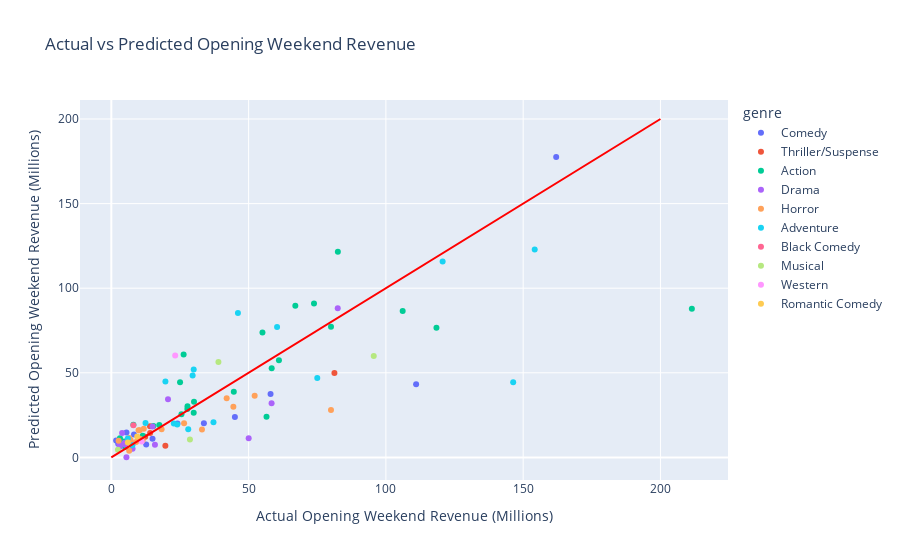

The notebook cell saved with this chart:
### Code cell
# print actual vs predicted

results_df_glm = pd.DataFrame({'predicted': pred_glm, 'actual': y_test})

results_df_glm['predicted'] = results_df_glm['predicted'] / 1000000
results_df_glm['actual'] = results_df_glm['actual'] / 1000000
results_df_glm['title'] = X_test['title']
results_df_glm['source'] = X_test['source']
results_df_glm['distributor_slug'] = X_test['distributor_slug']
results_df_glm['genre'] = X_test['genre']
results_df_glm['creative_type'] = X_test['creative_type']
results_df_glm['production_method'] = X_test['production_method']
results_df_glm['mpaa_rating'] = X_test['mpaa_rating']
results_df_glm['metacritic_before_wide_friday_calculated'] = X_test['metacritic_before_wide_friday_calculated']
results_df_glm['wikipedia_pre_release_cumulative_views'] = X_test['wikipedia_pre_release_cumulative_views']
results_df_glm['budget'] = X_test['budget']
results_df_glm['log_budget'] = X_test['log_budget']
results_df_glm['log_opening_wide_revenue'] = X_test['log_opening_wide_revenue']
results_df_glm['sqrt_wikipedia_pre_release_cumulative_views'] = X_test['sqrt_wikipedia_pre_release_cumulative_views']
results_df_glm['weighted_cast_median_box_office'] = X_test['weighted_cast_median_box_office']
results_df_glm['weighted_crew_median_box_office'] = X_test['weighted_crew_median_box_office']
results_df_glm['weighted_crew_mean_box_office'] = X_test['weighted_crew_mean_box_office']
results_df_glm['weighted_cast_mean_box_office'] = X_test['weighted_cast_mean_box_office']
results_df_glm['sum_crew_box_office'] = X_test['sum_crew_box_office']
results_df_glm['sum_cast_box_office'] = X_test['sum_cast_box_office']


# results_df_glm.to_csv('glm_results.csv', index=False)

# Create the scatter plot
fig = px.scatter(
    results_df_glm,
    x='actual',
    y='predicted',
    color='genre',
    labels={
        'actual': 'Actual Opening Weekend Revenue (Millions)',
        'predicted': 'Predicted Opening Weekend Revenue (Millions)'
    },
    title='Actual vs Predicted Opening Weekend Revenue',
    hover_name='title'
)

# Add the diagonal line
fig.add_trace(
    go.Scatter(
        x=[0, 200],
        y=[0, 200],
        mode='lines',
        line=dict(color='red'),
        showlegend=False
    )
)

# Show the plot
fig.show()

### Figure 1 — Plotly figure (JSON) as saved in the notebook; plotly's stock layout.template omitted (floating-point values rounded to 4 significant figures)
{"data": [{"hovertemplate": "<b>%{hovertext}</b><br><br>genre=Comedy<br>Actual Opening Weekend Revenue (Millions)=%{x}<br>Predicted Opening Weekend Revenue (Millions)=%{y}<extra></extra>", "hovertext": ["80 for Brady", "Are You There God? It’s Me, Margaret", "No Hard Feelings", "Ruby Gillman, Teenage Kraken", "Barbie", "Haunted Mansion", "Strays", "Dumb Money", "Next Goal Wins", "American Fiction", "Kung Fu Panda 4", "Ghostbusters: Frozen Empire", "IF", "Beetlejuice Beetlejuice"], "legendgroup": "Comedy", "marker": {"color": "#636efa", "symbol": "circle"}, "mode": "markers", "name": "Comedy", "orientation": "v", "showlegend": true, "type": "scatter", "x": [12.7, 6.739, 15.0, 5.501, 162.0, 24.08, 8.248, 3.326, 2.5, 1.755, 57.99, 45.0, 33.72, 111.0], "xaxis": "x", "y": [7.618, 8.874, 10.99, 14.68, 177.6, 19.99, 13.57, 9.052, 8.059, 10.02, 37.48, 23.86, 20.18, 43.27], "yaxis": "y"}, {"hovertemplate": "<b>%{hovertext}</b><br><br>genre=Thriller/Suspense<br>Actual Opening Weekend Revenue (Millions)=%{x}<br>Predicted Opening Weekend Revenue (Millions)=%{y}<extra></extra>", "hovertext": ["Knock at the Cabin", "65", "Sound of Freedom", "The Creator", "Twisters"], "legendgroup": "Thriller/Suspense", "marker": {"color": "#EF553B", "symbol": "circle"}, "mode": "markers", "name": "Thriller/Suspense", "orientation": "v", "showlegend": true, "type": "scatter", "x": [14.13, 12.33, 19.68, 14.08, 81.25], "xaxis": "x", "y": [14.46, 12.17, 6.86, 18.37, 49.88], "yaxis": "y"}, {"hovertemplate": "<b>%{hovertext}</b><br><br>genre=Action<br>Actual Opening Weekend Revenue (Millions)=%{x}<br>Predicted Opening Weekend Revenue (Millions)=%{y}<extra></extra>", "hovertext": ["Ant-Man and the Wasp: Quantumania", "Operation Fortune: Ruse de guerre", "Shazam! Fury of the Gods", "John Wick: Chapter 4", "Guardians of the Galaxy Vol 3", "Fast X", "The Machine", "Transformers: Rise of the Beasts", "The Flash", "Meg 2: The Trench", "Blue Beetle", "Expend4bles", "The Hunger Games: The Ballad of Songbirds & Snakes", "Godzilla Minus One (ゴジラ最新作)", "Aquaman and the Lost Kingdom", "Argylle", "Madame Web", "Dune: Part Two", "Godzilla x Kong: The New Empire", "Civil War", "The Fall Guy", "Kingdom of the Planet of the Apes", "Furiosa: A Mad Max Saga", "Bad Boys: Ride or Die", "Deadpool & Wolverine", "The Crow"], "legendgroup": "Action", "marker": {"color": "#00cc96", "symbol": "circle"}, "mode": "markers", "name": "Action", "orientation": "v", "showlegend": true, "type": "scatter", "x": [106.1, 3.14, 30.11, 73.82, 118.4, 67.02, 5.001, 61.05, 55.04, 30.0, 25.03, 8.039, 44.61, 11.42, 27.69, 17.47, 15.34, 82.51, 80.01, 25.54, 27.75, 58.4, 26.33, 56.53, 211.4, 4.645], "xaxis": "x", "y": [86.47, 11.25, 32.82, 90.89, 76.65, 89.57, 6.193, 57.42, 73.88, 26.33, 44.47, 19.28, 38.74, 12.75, 28.57, 19.13, 18.62, 121.6, 77.26, 25.49, 30.27, 52.66, 60.84, 24.06, 87.82, 9.449], "yaxis": "y"}, {"hovertemplate": "<b>%{hovertext}</b><br><br>genre=Drama<br>Actual Opening Weekend Revenue (Millions)=%{x}<br>Predicted Opening Weekend Revenue (Millions)=%{y}<extra></extra>", "hovertext": ["Jesus Revolution", "Creed III", "His Only Son", "Big George Foreman: The Miraculous Story of the Once and Future Heavyweight Champion of the World", "Oppenheimer", "Priscilla", "Napoleon", "The Iron Claw", "Ferrari", "Cabrini", "Challengers", "Unsung Hero", "Sound of Hope: The Story of Possum Trot", "It Ends With Us", "Reagan"], "legendgroup": "Drama", "marker": {"color": "#ab63fa", "symbol": "circle"}, "mode": "markers", "name": "Drama", "orientation": "v", "showlegend": true, "type": "scatter", "x": [15.88, 58.37, 5.501, 2.925, 82.46, 5.04, 20.64, 4.868, 3.922, 7.169, 15.01, 7.732, 3.079, 50.02, 7.651], "xaxis": "x", "y": [7.493, 31.96, 0.08733, 7.718, 88.21, 7.574, 34.35, 8.635, 14.48, 9.026, 18.26, 5.077, 6.275, 11.29, 7.276], "yaxis": "y"}, {"hovertemplate": "<b>%{hovertext}</b><br><br>genre=Horror<br>Actual Opening Weekend Revenue (Millions)=%{x}<br>Predicted Opening Weekend Revenue (Millions)=%{y}<extra></extra>", "hovertext": ["Scream VI", "The Pope’s Exorcist", "Beau is Afraid", "Insidious: The Red Door", "Talk To Me", "The Last Voyage of the Demeter", "Saw X", "The Exorcist: Believer", "Five Nights at Freddy’s", "Thanksgiving", "Imaginary", "Abigail", "Tarot", "The Strangers: Chapter 1", "The Watchers", "A Quiet Place: Day One", "Alien: Romulus", "Speak No Evil"], "legendgroup": "Horror", "marker": {"color": "#FFA15A", "symbol": "circle"}, "mode": "markers", "name": "Horror", "orientation": "v", "showlegend": true, "type": "scatter", "x": [44.45, 9.006, 2.662, 33.01, 10.43, 6.505, 18.31, 26.5, 80.0, 10.31, 9.913, 10.3, 6.503, 11.83, 7.004, 52.2, 42.0, 11.4], "xaxis": "x", "y": [29.99, 9.039, 9.906, 16.5, 10.95, 11.49, 16.65, 20.13, 27.98, 16.02, 16.12, 10.62, 3.993, 16.99, 10.22, 36.36, 34.98, 10.18], "yaxis": "y"}, {"hovertemplate": "<b>%{hovertext}</b><br><br>genre=Adventure<br>Actual Opening Weekend Revenue (Millions)=%{x}<br>Predicted Opening Weekend Revenue (Millions)=%{y}<extra></extra>", "hovertext": ["Dungeons & Dragons: Honor Among Thieves", "The Super Mario Bros. Movie", "Spider-Man: Across the Spider-Verse", "Elemental", "Indiana Jones and the Dial of Destiny", "Teenage Mutant Ninja Turtles: Mutant Mayhem", "PAW Patrol: The Mighty Movie", "The Marvels", "Trolls Band Together", "Wish", "Migration", "Arthur the King", "The Garfield Movie", "Inside Out 2", "Despicable Me 4", "Harold and the Purple Crayon"], "legendgroup": "Adventure", "marker": {"color": "#19d3f3", "symbol": "circle"}, "mode": "markers", "name": "Adventure", "orientation": "v", "showlegend": true, "type": "scatter", "x": [37.21, 146.4, 120.7, 29.6, 60.37, 28.01, 22.76, 46.11, 30.0, 19.7, 12.45, 7.634, 24.01, 154.2, 75.01, 6.003], "xaxis": "x", "y": [20.71, 44.46, 115.7, 48.42, 77.06, 16.69, 20.08, 85.41, 51.94, 44.9, 20.36, 7.202, 19.43, 122.9, 46.9, 11.1], "yaxis": "y"}, {"hovertemplate": "<b>%{hovertext}</b><br><br>genre=Black Comedy<br>Actual Opening Weekend Revenue (Millions)=%{x}<br>Predicted Opening Weekend Revenue (Millions)=%{y}<extra></extra>", "hovertext": ["Renfield"], "legendgroup": "Black Comedy", "marker": {"color": "#FF6692", "symbol": "circle"}, "mode": "markers", "name": "Black Comedy", "orientation": "v", "showlegend": true, "type": "scatter", "x": [8.026], "xaxis": "x", "y": [19.03], "yaxis": "y"}, {"hovertemplate": "<b>%{hovertext}</b><br><br>genre=Musical<br>Actual Opening Weekend Revenue (Millions)=%{x}<br>Predicted Opening Weekend Revenue (Millions)=%{y}<extra></extra>", "hovertext": ["The Little Mermaid", "Journey to Bethlehem", "Wonka", "Mean Girls"], "legendgroup": "Musical", "marker": {"color": "#B6E880", "symbol": "circle"}, "mode": "markers", "name": "Musical", "orientation": "v", "showlegend": true, "type": "scatter", "x": [95.58, 2.4, 39.01, 28.64], "xaxis": "x", "y": [59.87, 4.462, 56.36, 10.6], "yaxis": "y"}, {"hovertemplate": "<b>%{hovertext}</b><br><br>genre=Western<br>Actual Opening Weekend Revenue (Millions)=%{x}<br>Predicted Opening Weekend Revenue (Millions)=%{y}<extra></extra>", "hovertext": ["Killers of the Flower Moon", "Horizon: An American Saga Chapter 1"], "legendgroup": "Western", "marker": {"color": "#FF97FF", "symbol": "circle"}, "mode": "markers", "name": "Western", "orientation": "v", "showlegend": true, "type": "scatter", "x": [23.25, 11.05], "xaxis": "x", "y": [60.27, 9.455], "yaxis": "y"}, {"hovertemplate": "<b>%{hovertext}</b><br><br>genre=Romantic Comedy<br>Actual Opening Weekend Revenue (Millions)=%{x}<br>Predicted Opening Weekend Revenue (Millions)=%{y}<extra></extra>", "hovertext": ["Anyone But You", "Fly Me to the Moon"], "legendgroup": "Romantic Comedy", "marker": {"color": "#FECB52", "symbol": "circle"}, "mode": "markers", "name": "Romantic Comedy", "orientation": "v", "showlegend": true, "type": "scatter", "x": [6.0, 9.427], "xaxis": "x", "y": [8.736, 12.32], "yaxis": "y"}, {"line": {"color": "red"}, "mode": "lines", "showlegend": false, "type": "scatter", "x": [0, 200], "y": [0, 200]}], "layout": {"legend": {"title": {"text": "genre"}, "tracegroupgap": 0}, "title": {"text": "Actual vs Predicted Opening Weekend Revenue"}, "xaxis": {"anchor": "y", "domain": [0, 1], "title": {"text": "Actual Opening Weekend Revenue (Millions)"}}, "yaxis": {"anchor": "x", "domain": [0, 1], "title": {"text": "Predicted Opening Weekend Revenue (Millions)"}}}}
